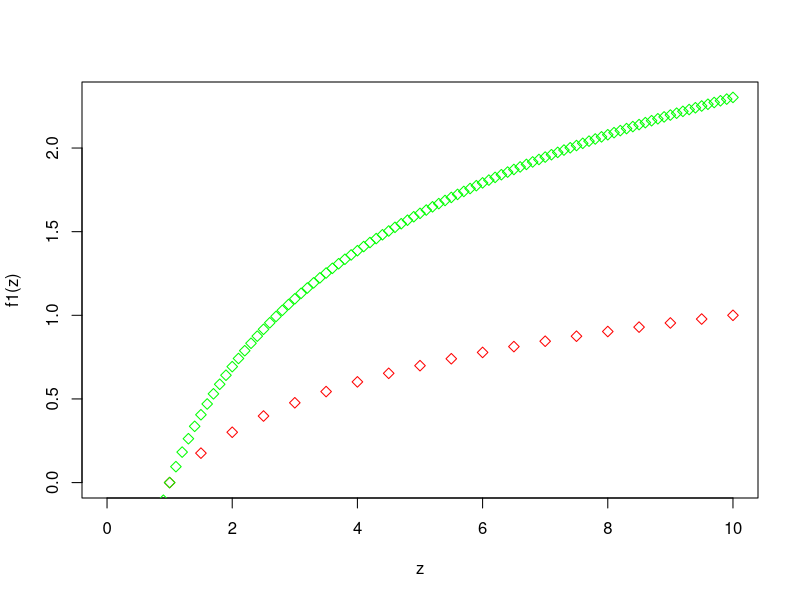
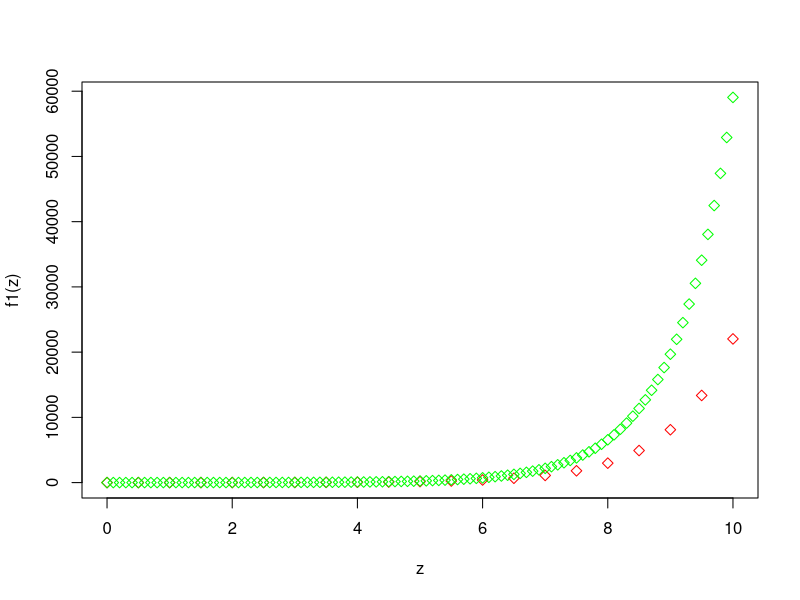
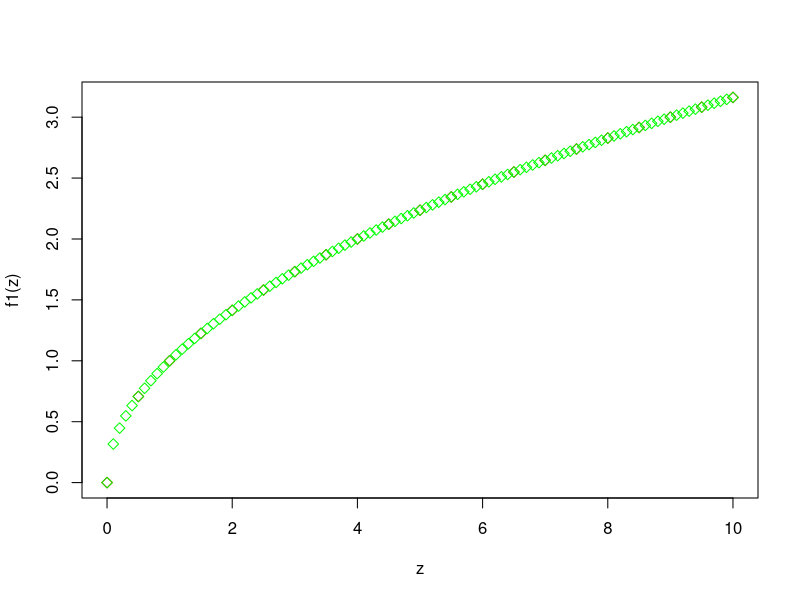
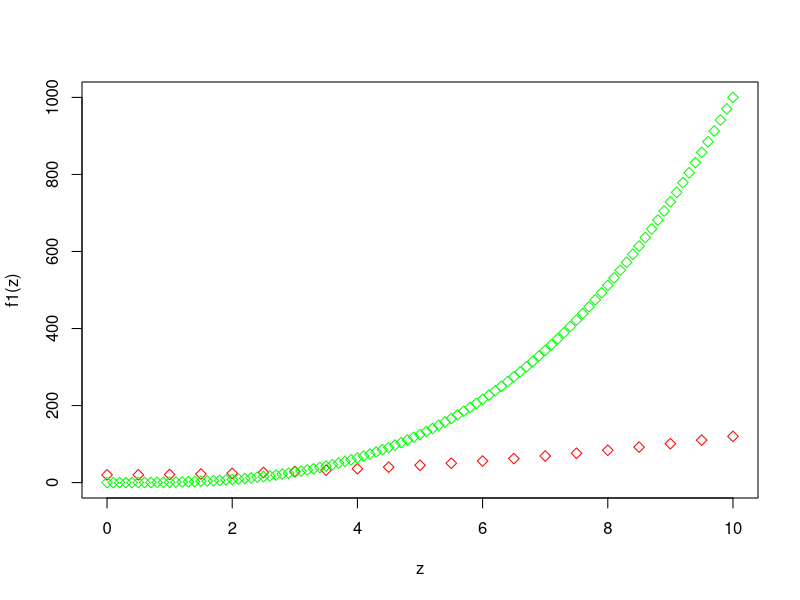

R code for these plots, in order:
z=seq(0,10,0.5)

# Funciones logarítmicas
f1=function(x){log10(x)}
f2=function(x){log(x)}
plot(z,f1(z),col="red",pch=5,ylim=c(0,f2(10)))
curve(f2(z),xname="z",type="p",col="green",pch=5,add=TRUE)

# Funciones exponenciales
f1=function(x){exp(x)}
f2=function(x){3^x}
plot(z,f1(z),col="red",pch=5,ylim=c(0,f2(10)))
curve(f2(z),xname="z",type="p",col="green",pch=5,add=TRUE)

# Funciones exponenciales exponente menor que 1
f1=function(x){sqrt(x)}
f2=function(x){x^0.5}
plot(z,f1(z),col="red",pch=5)
curve(f2(z),xname="z",type="p",col="green",pch=5,add=TRUE)


# Funciones polinómicas
f1=function(x){(x^2)+20}
f2=function(x){x^3}
plot(z,f1(z),col="red",pch=5,ylim=c(0,f2(10)))
curve(f2(z),xname="z",type="p",col="green",pch=5,add=TRUE)
